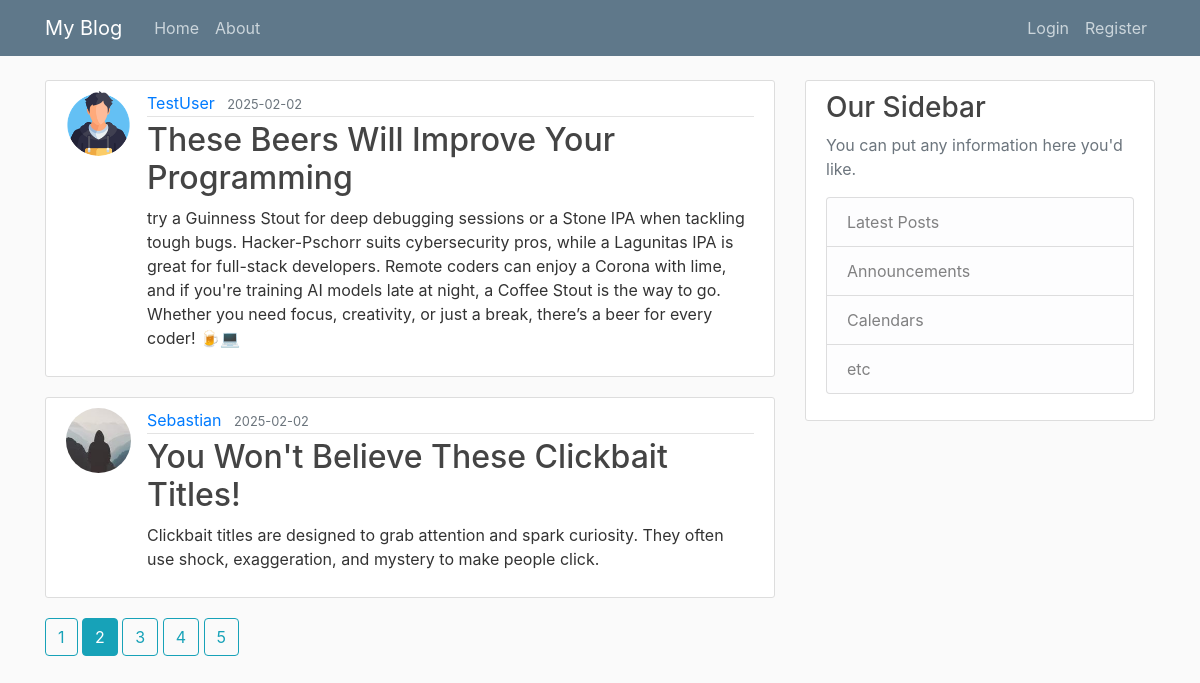
The page /home?page=2 on the database its author committed.
### flaskblog/models.py (models this page shows, shortened)
class Post(db.Model):
    id = db.Column(db.Integer, primary_key=True)
    title=db.Column(db.String(100),nullable=False)
    date_posted=db.Column(db.DateTime,nullable=False,default=datetime.utcnow)
    content=db.Column(db.Text,nullable=False)
    user_id=db.Column(db.Integer,db.ForeignKey("user.id"),nullable=False)

class User(db.Model, UserMixin):
    id = db.Column(db.Integer, primary_key=True)
    username = db.Column(db.String(20),unique=True,nullable=False)
    email = db.Column(db.String(120),unique=True,nullable=False)
    image_file = db.Column(db.String(20),nullable=False,default='default.jpg')
    password = db.Column(db.String(60),nullable=False)
    posts=db.relationship('Post',backref='author',lazy=True)

### flaskblog/main/routes.py (the view)
@main.route("/")
@main.route("/home")
def home():
    page=request.args.get('page',1,type=int)
    posts=Post.query.order_by(Post.date_posted.desc()).paginate(page=page,per_page=2)
    return render_template ("home.html",posts=posts)

### flaskblog/templates/home.html
{%extends 'layout.html'%} {%block content%} {%for post in posts.items%}
<article class="media content-section">
  <img
    class="rounded-circle article-img"
    src="{{url_for('static',filename='profile_pics/'+post.author.image_file)}}"
  />
  <div class="media-body">
    <div class="article-metadata">
      <a
        class="mr-2"
        href="{{url_for('users.user_posts',username=post.author.username)}}"
        >{{ post.author.username }}</a
      >
      <small class="text-muted"
        >{{ post.date_posted.strftime('%Y-%m-%d') }}</small
      >
    </div>
    <h2>
      <a class="article-title" href="{{url_for('posts.post',post_id=post.id)}}"
        >{{ post.title }}</a
      >
    </h2>
    <p class="article-content">{{ post.content }}</p>
  </div>
</article>
{%endfor%} {%for page_num in
posts.iter_pages(left_edge=1,right_edge=1,left_current=1,right_current=2)%} {%if
page_num%} {%if posts.page==page_num%}
<a class="btn btn-info mb-4" href="{{url_for('main.home',page=page_num)}}"
  >{{page_num}}</a
>
{%else%}
<a
  class="btn btn-outline-info mb-4"
  href="{{url_for('main.home',page=page_num)}}"
  >{{page_num}}</a
>
{%endif%} {%else%} ... {%endif%} {%endfor%} {%endblock content%}

### flaskblog/static/main.css (style rules this page uses)
body { background: #fafafa; color: #333333; margin-top: 5rem; }
h1, h2, h3, h4, h5, h6 { color: #444444; }
.content-section { background: #ffffff; padding: 10px 20px; border: 1px solid #dddddd; border-radius: 3px; margin-bottom: 20px; }
.article-title { color: #444444; }
.article-content { white-space: pre-line; }
.article-img { height: 65px; width: 65px; margin-right: 16px; }
.article-metadata { padding-bottom: 1px; margin-bottom: 4px; border-bottom: 1px solid #e3e3e3; }

### rows shown on the page
Post: image_file (picture), author.username "TestUser", date_posted "2025-02-02", title "These Beers Will Improve Your Programming", content "try a Guinness Stout for deep debugging sessions or a Stone IPA when tackling tough bugs. Hacker-Pschorr suits cybersecurity pros, while a Lagunitas IPA is great for full-stack developers. Remote coders can enjoy a Corona with lime, and if you're training AI models late at night, a Coffee Stout is the way to go. Whether you need focus, creativity, or just a break, there’s a beer for every coder! 🍺💻"
Post: image_file (picture), author.username "Sebastian", date_posted "2025-02-02", title "You Won't Believe These Clickbait Titles!", content "Clickbait titles are designed to grab attention and spark curiosity. They often use shock, exaggeration, and mystery to make people click."

### other values the page prints
{{ page_num }} "1" "3" "4" "5"
{{ page_num }} "2"
